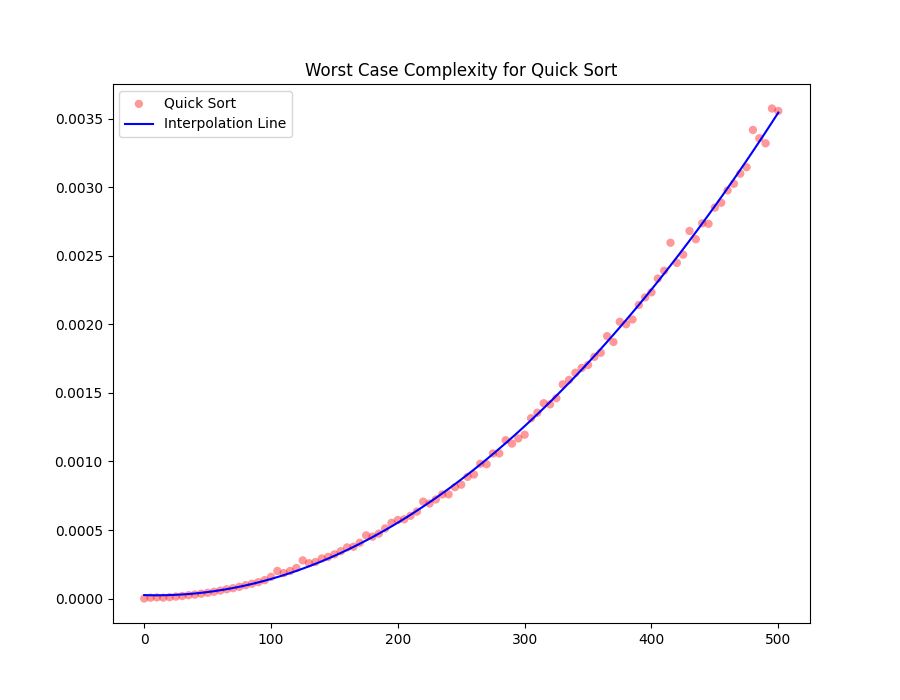

This chart was generated by the following Python code:
import timeit

from matplotlib import pyplot as plt
import numpy as np

def quicksort(arr, low, high):
    if low < high:
        pivot_index = partition(arr, low, high)
        quicksort(arr, low, pivot_index - 1)
        quicksort(arr, pivot_index + 1, high)

def partition(arr, low, high):
    pivot = arr[low]
    left = low + 1
    right = high

    done = False
    while not done:
        while left <= right and arr[left] <= pivot:
            left += 1
        while arr[right] >= pivot and right >= left:
            right -= 1
        if right < left:
            done = True
        else:
            arr[left], arr[right] = arr[right], arr[left]
    arr[low], arr[right] = arr[right], arr[low]
    return right

def main():
    quicksort_time_arr = []
    list_lengths = [x for x in range(0, 505, 5)]
    for list_length in list_lengths:
        numbers = [x for x in range(list_length)]
        n = len(numbers)
        quicksort_time = timeit.timeit(lambda: quicksort(numbers, 0, n - 1), number=1)
        quicksort_time_arr.append(quicksort_time)
    
    plt.figure(figsize=(9, 7))
    plt.scatter(list_lengths, quicksort_time_arr, color='r', alpha=0.40, edgecolors="none", label="Quick Sort")
    coefficients = np.polyfit(list_lengths, quicksort_time_arr, 2)
    polynomial = np.poly1d(coefficients)
    plt.plot(list_lengths, polynomial(list_lengths), label="Interpolation Line", color='b')
    plt.title("Worst Case Complexity for Quick Sort")
    plt.legend()
    plt.show()
if __name__ == "__main__":
    main()
